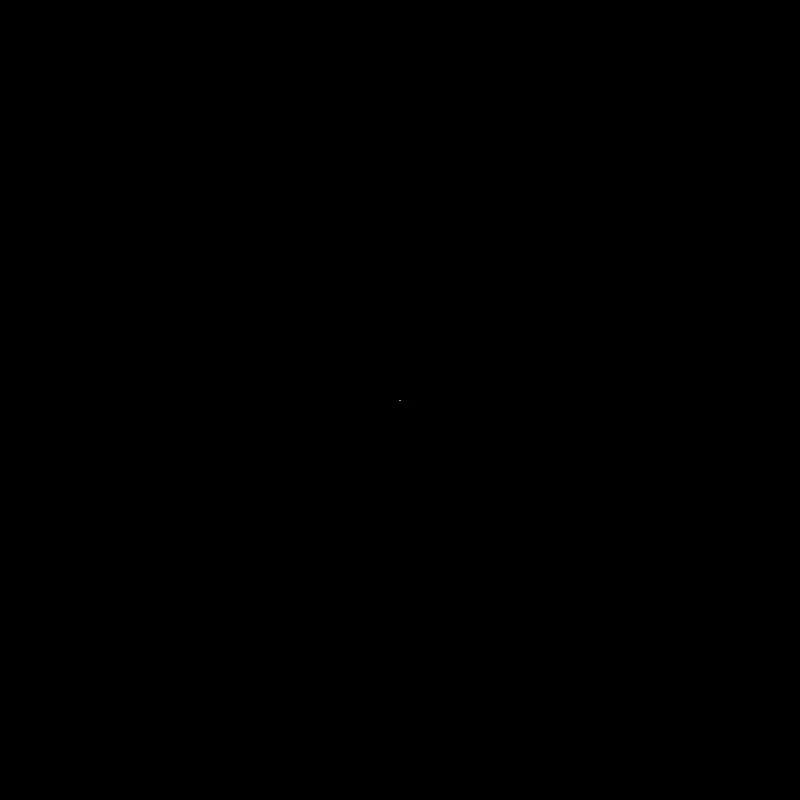
Frame 1 (no input)
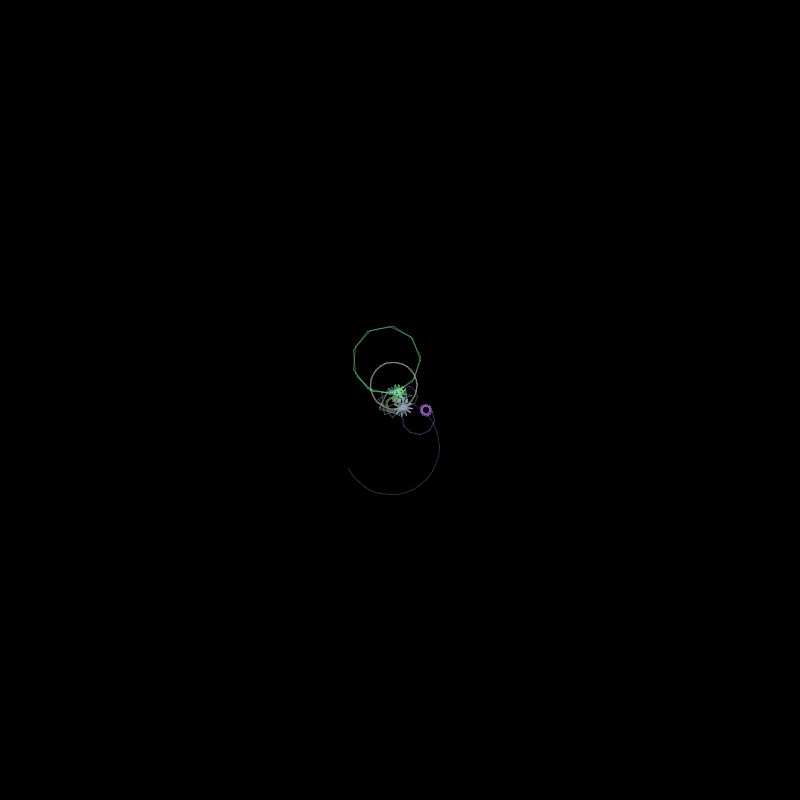
Frame 60 (the mouse pressed at the canvas centre just before this capture)
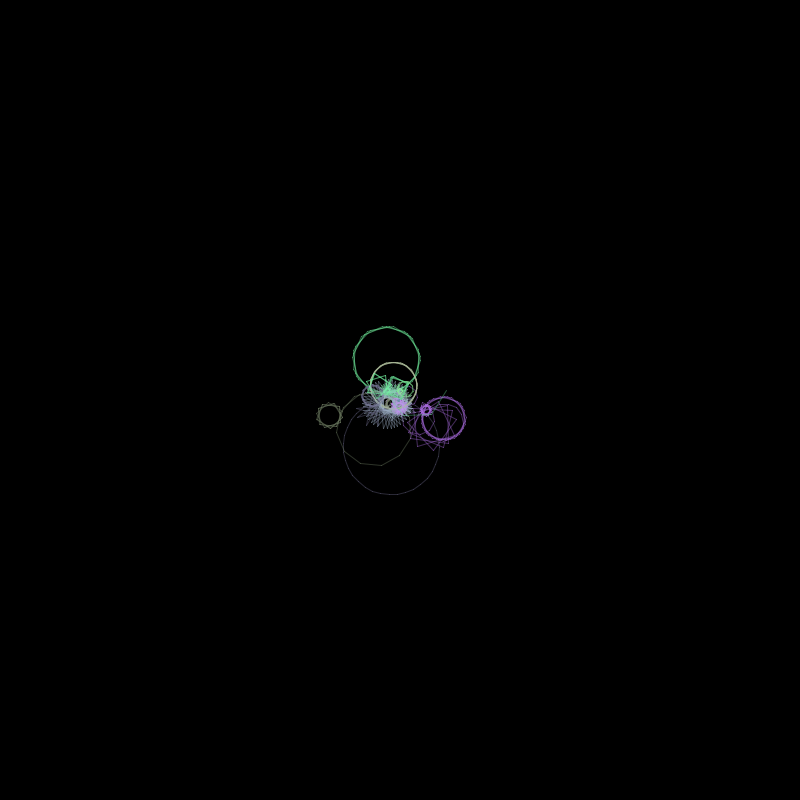
Frame 120 (the mouse held since frame 60 and released just before this capture)

The Processing sketch that drew these frames (run headless with seeded random() and noise(); from frame 60 on, the mouse is pressed at the canvas centre):

// Processing sketch: random_shape
// ── random_shape.pde
class Fly {
  PVector posi = new PVector(width/2, height/2);
  PVector pre = new PVector(width/2, height/2);
  PVector vel = new PVector(1, 1);
  float rot = 1;
  float rad = 1;
  color c = color((int)random(100,255), (int)random(100,255), (int)random(100,255), 100);
  Fly() {
  }
  void step() {
    vel.rotate(rot);
    vel.setMag(rad);
    posi.x += vel.x;
    posi.y += vel.y;
    random_fix();
  }
  void random_fix() {
    if (random(30) < 1) {
      rot += random(-10, 10);
      rad += random(-19, 19);
    }
  }
  void show() {
    stroke(c);
    line(pre.x, pre.y, posi.x, posi.y);
    pre.x = posi.x;
    pre.y = posi.y;
  }
}

ArrayList<Fly> flys = new ArrayList<Fly>();
void setup() {
  size(800, 800);
  background(0);
  for (int i = 0; i < 10; i++) {
    Fly f = new Fly();
    flys.add(f);
  }
}

void draw() {
  for (Fly f : flys) {
    f.step();
    f.show();
  }
}

void keyPressed() {
  if (key == 's') {
    save("./" + random(1000) + ".png");
  }
}
